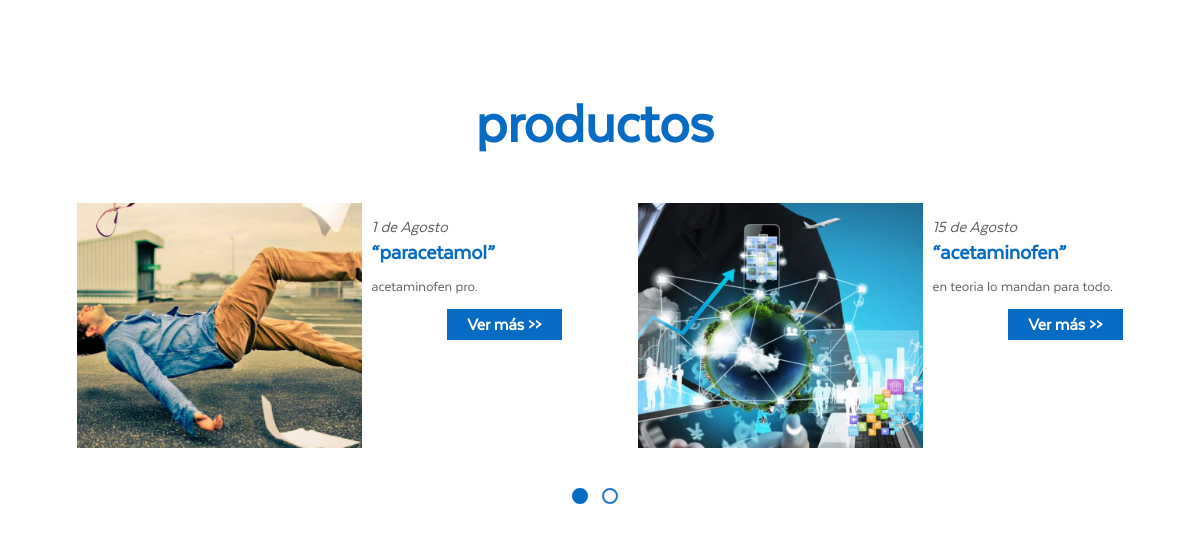
The app's page /carrousel/index.php with its own data.
### tables this page shows
CREATE TABLE `productos` (
  `id` int(11) NOT NULL,
  `nombre` text NOT NULL,
  `fecha` text NOT NULL,
  `imagen` text NOT NULL,
  `contenido` text NOT NULL
);

### carrousel/index.php (the view, shortened to what this page needs)
<?php
	require('conexion/conexion.php');
	$producto = "SELECT * FROM productos ORDER BY id DESC";
	$productos=$mysqli->query($producto);
	function recortar_texto($texto, $limite=100){
    $texto = trim($texto);
    $texto = strip_tags($texto);
    $tamano = strlen($texto);
    $resultado = '';
    if($tamano <= $limite){
        return $texto;
    }else{
        $texto = substr($texto, 0, $limite);
        $palabras = explode(' ', $texto);
        $resultado = implode(' ', $palabras);
        $resultado .= '...';
    }
    return $resultado;
	}
?>
<!doctype html>
<html lang="es">
<head>
<link rel="stylesheet" href="css/style.css" media="screen">
<link rel="stylesheet" href="css/grid.css" media="screen">
<link rel="stylesheet" href="font/fonts.css" media="screen">
<link href="css/owl.carousel.css" rel="stylesheet">
<link href="css/owl.theme.css" rel="stylesheet">
<link rel="stylesheet" type="text/css" href="source/jquery.fancybox.css?v=2.1.5" media="screen" />
</head>
<body>
<div class="slider">
    <div class="productos">
        <div class="container">
            <div class="grid_12">
            <div>
            <h1><strong>productos</strong></h1>
            </div>
            </div>
            <div class="grid_12">
                <div id="owl-demo" class="owl-carousel">
                <?php
                while ($not=$productos->fetch_assoc()) {  $cadena= $not['contenido']; $titulo= $not['nombre'];?>
                    <div class="item">
                        <div class="img_productos" style="background-image:url(images/productos/<?php echo $not['imagen'];?>);">
                        </div>
                        <div class="text_productos">
                            <div class="span"><?php echo $not['fecha'];?></div>
                            <h3><?php echo recortar_texto($titulo, 54);?></h3>
                            <p><?php echo recortar_texto($cadena, 150);?></p>
                            <a  class="fancybox" href="#inline<?php echo $not['id'];?>" >Ver más >></a>
                    </div>
                    </div>
                <?php } ?>
                </div>
            </div>
        </div>
</body>
</html>

### carrousel/css/style.css (style rules this page uses)
body { margin:0; padding:0; max-width:1920px; font-family: 'textaregular'; overflow-x:hidden; }
h1, h2, h3, h4, h5, p { font-family: 'textaregular'; }
h1 { color:#FFF; font-weight:800; font-size:40px; margin-bottom:10px; }
p { font-size:18px; }
a { text-decoration:none; }
.productos { margin-top:4%; }
.productos h1 { text-align:center; color:#066CC3; font-size:60px; margin-bottom:4%; }
.img_productos { float:left; margin-right:10px; width:285px; height:245px; background-size:cover; background-position:center; }
.text_productos { padding-right:30px; }
.text_productos .span { font-style:italic; font-size:17px; padding-top:15px; color:#5D5D5D; }
.text_productos h3 { font-size:22px; margin-top:5px; margin-bottom:5px; color:#066CC3; }
.text_productos p { color:#5D5D5D; font-size:15px; }
.text_productos a { padding:6px 20px; float:right; font-size:18px; font-weight:800; background-color:#066CC3; color:#FFF; }

### carrousel/css/grid.css (style rules this page uses)
.container { width:100%; position:relative; max-width:1920px; margin:0 auto; height:100%; }
.grid_1, .grid_2, .grid_3, .grid_4, .grid_5, .grid_6, .grid_7, .grid_8, .grid_9, .grid_10, .grid_11, .grid_12 { display: inline; position:relative; float:left; margin-left:2.8%; }
.container .grid_12 { width: 93.5%; }
.clearfix:before, .clearfix:after, .container:before, .container:after { content: '.'; display: block; overflow: hidden; visibility: hidden; font-size: 0; line-height: 0; width: 0; height: 0; }
.clearfix:after, .container:after { clear: both; }
.clearfix, .container { zoom: 1; }

### records on screen
productos: imagen (picture), fecha "1 de Agosto", nombre "“paracetamol”", contenido "acetaminofen pro."
productos: imagen (picture), fecha "15 de Agosto", nombre "“acetaminofen”", contenido "en teoria lo mandan para todo."
